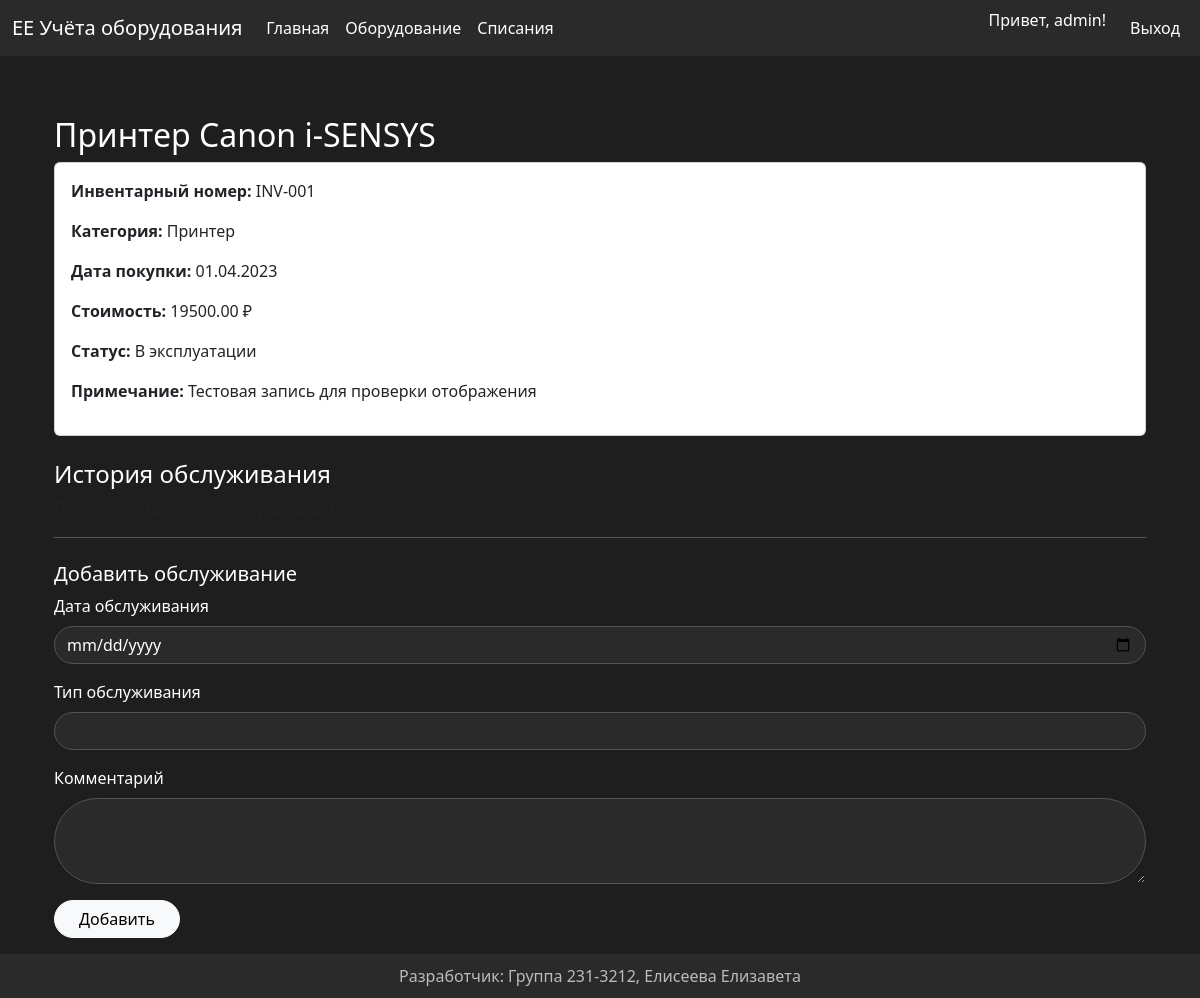
The page /view/1 (signed in) on the database as committed earlier.
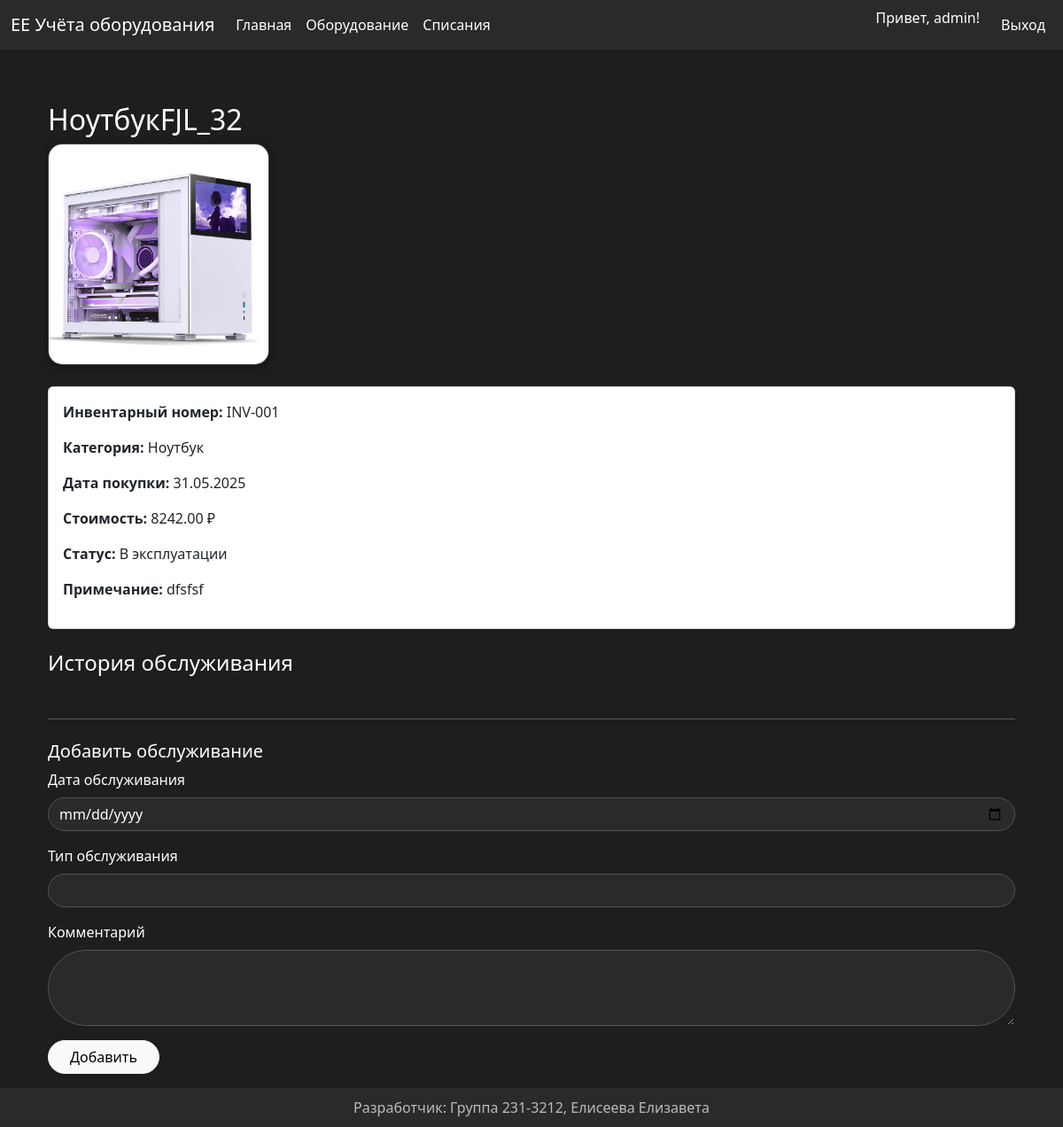
The same page on the database as committed later.
### app/models.py (models this page shows)
class Equipment(db.Model):
    id = db.Column(db.Integer, primary_key=True)
    name = db.Column(db.String(150), nullable=False)
    inventory_number = db.Column(db.String(100), nullable=False, unique=True)
    category_id = db.Column(db.Integer, db.ForeignKey('category.id'), nullable=False)
    purchase_date = db.Column(db.Date, nullable=False)
    cost = db.Column(db.Numeric(10, 2), nullable=False)
    status = db.Column(db.Enum(*STATUSES, name='status_enum'), nullable=False)
    note = db.Column(db.Text)
    category = db.relationship('Category', backref='equipments')
    photo = db.relationship('Photo', uselist=False, backref='equipment')
    persons = db.relationship('Person', secondary='equipment_person', backref='equipments')

class Category(db.Model):
    id = db.Column(db.Integer, primary_key=True)
    name = db.Column(db.String(100), nullable=False)
    description = db.Column(db.Text)

### app/routes/equipment_routes.py (the view, shortened to what this page needs)
@equipment_bp.route('/view/<int:id>', methods=['GET', 'POST'])
@login_required
def view_equipment(id):
    equipment = Equipment.query.get_or_404(id)
    history = Maintenance.query.filter_by(equipment_id=id).order_by(Maintenance.date.desc()).all()
    form = MaintenanceForm()
    photo_path = None
    if equipment.photo:
        photo_path = url_for('static', filename=f"uploads/{equipment.photo.id}_{equipment.photo.filename}")
    return render_template('equipment_view.html', equipment=equipment, history=history, photo_path=photo_path, form=form)

### app/form.py
class MaintenanceForm(FlaskForm):
    date = DateField('Дата обслуживания', validators=[DataRequired()])
    type = StringField('Тип обслуживания', validators=[DataRequired()])
    comment = TextAreaField('Комментарий')
    submit = SubmitField('Добавить')

### app/routes/auth_routes.py (called while the page is built)
@login_manager.user_loader
def load_user(user_id):
    return User.query.get(int(user_id))

### app/templates/equipment_view.html (shortened to what this page needs)
{% extends "base.html" %}
{% block content %}
<div class="container">
    <h2>{{ equipment.name }}</h2>
    {% if photo_path %}
        <img src="{{ photo_path }}" class="photo mb-4">
    {% endif %}
    <div class="card p-3 mb-4">
        <p><strong>Инвентарный номер:</strong> {{ equipment.inventory_number }}</p>
        <p><strong>Категория:</strong> {{ equipment.category.name if equipment.category else '—' }}</p>
        <p><strong>Дата покупки:</strong> {{ equipment.purchase_date.strftime('%d.%m.%Y') }}</p>
        <p><strong>Стоимость:</strong> {{ equipment.cost }} ₽</p>
        <p><strong>Статус:</strong>
            {% if equipment.status == 'in_use' %} В эксплуатации
            {% elif equipment.status == 'under_repair' %} На ремонте
            {% elif equipment.status == 'written_off' %} Списано
            {% endif %}
        </p>
        <p><strong>Примечание:</strong> {{ equipment.note or '—' }}</p>
    </div>
    <h4>История обслуживания</h4>
    {% if history %}
        <table class="table table-hover">
            <thead>
                <tr>
                    <th>Дата</th>
                    <th>Тип обслуживания</th>
                    <th>Комментарий</th>
                </tr>
            </thead>
            <tbody>
                {% for h in history %}
                <tr>
                    <td>{{ h.date.strftime('%d.%m.%Y') }}</td>
                    <td>{{ h.type }}</td>
                    <td>{{ h.comment or '—' }}</td>
                </tr>
                {% endfor %}
            </tbody>
        </table>
    {% else %}
        <p class="text-muted">Пока нет записей об обслуживании.</p>
    {% endif %}
    {% if current_user.role.name in ['admin', 'tech'] %}
        <hr>
        <h5 class="mt-4">Добавить обслуживание</h5>
        <form method="POST">
            <div class="mb-3">
                {{ form.date.label(class="form-label") }}
                {{ form.date(class="form-control") }}
            </div>
            <div class="mb-3">
                {{ form.type.label(class="form-label") }}
                {{ form.type(class="form-control") }}
            </div>
            <div class="mb-3">
                {{ form.comment.label(class="form-label") }}
                {{ form.comment(class="form-control", rows=3) }}
            </div>
            <button type="submit" class="btn btn-light btn-rounded px-4">{{ form.submit.label.text }}</button>
        </form>
    {% endif %}
</div>
{% endblock %}

Rows that differ between the two databases and show on the page:
no longer on this page (row unchanged): Category: category "Принтер"
changed Equipment "INV-001": name "Принтер Canon i-SENSYS" → "НоутбукFJL_32"; purchase_date "01.04.2023" → "31.05.2025"; cost "19500.00" → "8242.00"; note "Тестовая запись для проверки отображения" → "dfsfsf"
added Category: category "Ноутбук"
